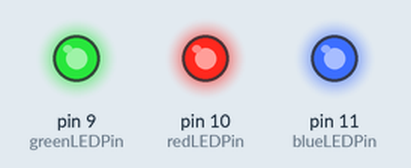
Recording of a sketch running on a simulated Arduino Uno, built with avr-gcc and run on an emulated ATmega328P. On the bench: output pins drawn as LEDs (lit = HIGH). What the sketch prints to the serial monitor is not drawn.

Above: at 0.1 s.
At 10.1 s:
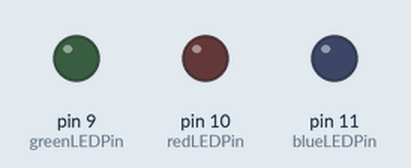
Timing chart, 0 to 11.6 s (numbered marks = the images above):
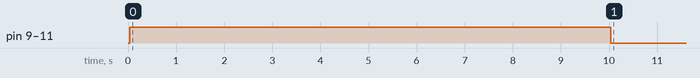

Measured:
- by itself, pin 9 (greenLEDPin), pin 10 (redLEDPin), pin 11 (blueLEDPin): LOW → HIGH at 0.04 s, → LOW 10.0 s later

The sketch:

light_colors_or_something.ino
```cpp
const int greenLEDPin = 9;
const int redLEDPin = 10;
const int blueLEDPin = 11;

int isOff = 0;

const int redSensorPin = A0;
const int greenSensorPin = A1;
const int blueSensorPin = A2;

int redValue = 0;
int greenValue = 0;
int blueValue = 0;

int redSensorValue = 0;
int greenSensorValue = 0;
int blueSensorValue = 0;

void setup() {
  // put your setup code here, to run once:
  Serial.begin(9600);

  pinMode(greenLEDPin,OUTPUT);
  pinMode(redLEDPin,OUTPUT);
  pinMode(blueLEDPin,OUTPUT);
}

void loop() {
  if(isOff==1){
    return;
  }
  // put your main code here, to run repeatedly:
  redSensorValue = analogRead(redSensorPin);
  delay(5);
  greenSensorValue = analogRead(greenSensorPin);
  delay(5);
  blueSensorValue = analogRead(blueSensorPin);

  Serial.print("Raw sensor values \t R: ");
  Serial.print(redSensorValue);
  Serial.print("\t G: ");
  Serial.print(greenSensorValue);
  Serial.print("\t B: ");
  Serial.println(blueSensorValue);

  redValue = redSensorValue/4;
  greenValue = greenSensorValue/4;
  blueValue = blueSensorValue/4;

  Serial.print("Mapped sensor values \t R: ");
  Serial.print(redValue);
  Serial.print("\t G: ");
  Serial.print(greenValue);
  Serial.print("\t B: ");
  Serial.println(blueValue);

  analogWrite(redLEDPin,1023);
  analogWrite(greenLEDPin,1023);
  analogWrite(blueLEDPin,1023);

  delay(10000);
  analogWrite(redLEDPin,0);
  analogWrite(greenLEDPin,0);
  analogWrite(blueLEDPin,0);
  isOff=1;


}
```
